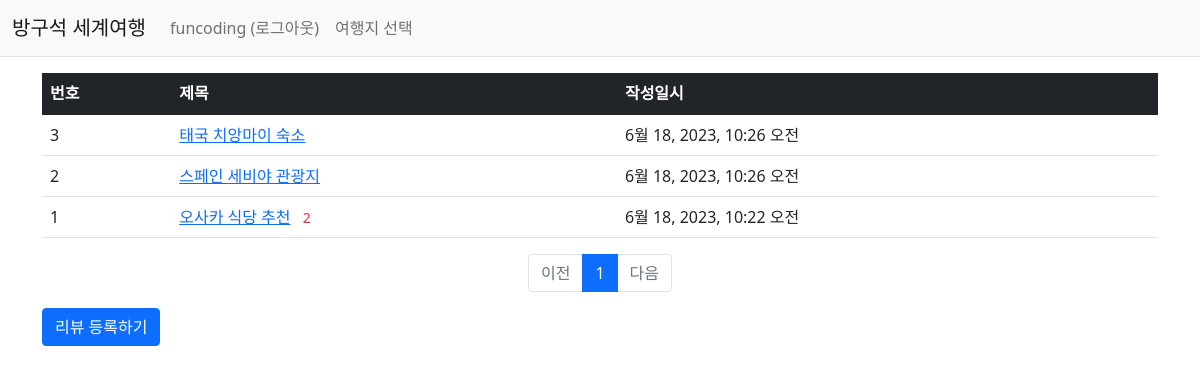
Screenshot of /travel1/ (signed in) with the database file from the repository.
### travel1/models.py (models this page shows, shortened)
class Review(models.Model):
    author = models.ForeignKey(User, on_delete=models.CASCADE)
    subject = models.CharField(max_length=50)
    content = models.TextField()
    create_date = models.DateTimeField()

### travel1/views.py (the view)
# urls.py: path('', views.index, name='index'),  # '/' 에 해당되는 path
def index(request):
    page = request.GET.get('page', '1')  # 페이지
    review_list = Review.objects.order_by('-create_date')
    paginator = Paginator(review_list, 10)  # 페이지당 10개씩 보여주기
    page_obj = paginator.get_page(page)
    context = {'review_list': page_obj}
    return render(request, 'travel1/review_list.html', context)

### travel1/templatetags/travel_filter.py (called while the page is built)
@register.filter
def sub(value, arg):
    return value - arg

### templates/travel1/review_list.html
{% extends 'base.html' %}
{% load travel_filter %}
{% block content %}
<div class="container my-3">
    <table class="table">
        <thead>
        <tr class="table-dark">
            <th>번호</th>
            <th>제목</th>
            <th>작성일시</th>
        </tr>
        </thead>
        <tbody>
        {% if review_list %}
        {% for review in review_list %}
        <tr>
            <td>
                {{ review_list.paginator.count|sub:review_list.start_index|sub:forloop.counter0|add:1 }}
            </td>
            <td>
                <a href="{% url 'travel1:detail' review.id %}">{{ review.subject }}</a>
                {% if review.answer_set.count > 0 %}
                <span class="text-danger small mx-2">{{ review.answer_set.count }}</span>
                {% endif %}
            </td>
            <td>{{ review.create_date }}</td>
        </tr>
        {% endfor %}
        {% else %}
        <tr>
            <td colspan="3">질문이 없습니다.</td>
        </tr>
        {% endif %}
        </tbody>
    </table>
    <ul class="pagination justify-content-center">
        {% if review_list.has_previous %}
        <li class="page-item">
            <a class="page-link" href="?page={{ review_list.previous_page_number }}">이전</a>
        </li>
        {% else %}
        <li class="page-item disabled">
            <a class="page-link" tabindex="-1" aria-disabled="true" href="#">이전</a>
        </li>
        {% endif %}
        {% for page_number in review_list.paginator.page_range %}
        {% if page_number >= review_list.number|add:-5 and page_number <= review_list.number|add:5 %}
        {% if page_number == review_list.number %}
        <li class="page-item active" aria-current="page">
            <a class="page-link" href="?page={{ page_number }}">{{ page_number }}</a>
        </li>
        {% else %}
        <li class="page-item">
            <a class="page-link" href="?page={{ page_number }}">{{ page_number }}</a>
        </li>
        {% endif %}
        {% endif %}
        {% endfor %}
        {% if review_list.has_next %}
        <li class="page-item">
            <a class="page-link" href="?page={{ review_list.next_page_number }}">다음</a>
        </li>
        {% else %}
        <li class="page-item disabled">
            <a class="page-link" tabindex="-1" aria-disabled="true" href="#">다음</a>
        </li>
        {% endif %}
    </ul>
    <a href="{% url 'travel1:review_create' %}" class="btn btn-primary">리뷰 등록하기</a>
</div>
{% endblock %}

### templates/navbar.html (shortened to what this page needs)
<nav class="navbar navbar-expand-lg navbar-light bg-light border-bottom">
    <div class="container-fluid">
        <a class="navbar-brand" href="{% url 'travel1:index' %}">방구석 세계여행</a>
        <div class="collapse navbar-collapse" id="navbarSupportedContent">
            <ul class="navbar-nav me-auto mb-2 mb-lg-0">
                <li class="nav-item">
                    {% if user.is_authenticated %}
                    <a class="nav-link" href="{% url 'common:logout' %}">{{ user.username }} (로그아웃)</a>
                    {% else %}
                    <a class="nav-link" href="{% url 'common:login' %}">로그인</a>
                    {% endif %}
                </li>
                <li>
                    <a class="nav-link" href="{% url 'common:country' %}">여행지 선택</a>
                </li>
            </ul>
        </div>
    </div>
</nav>

### static/style.css (style rules this page uses)
ul,ol { list-style: none; }

### rows the page displays
Review: paginator.count|sub "3", subject "태국 치앙마이 숙소", create_date "6월 18, 2023, 10:26 오전"
Review: paginator.count|sub "2", subject "스페인 세비야 관광지", create_date "6월 18, 2023, 10:26 오전"
Review: paginator.count|sub "1", subject "오사카 식당 추천", answer_set.count "2", create_date "6월 18, 2023, 10:22 오전"

### other values shown
{{ user.username }} "funcoding"
{{ page_number }} "1"
